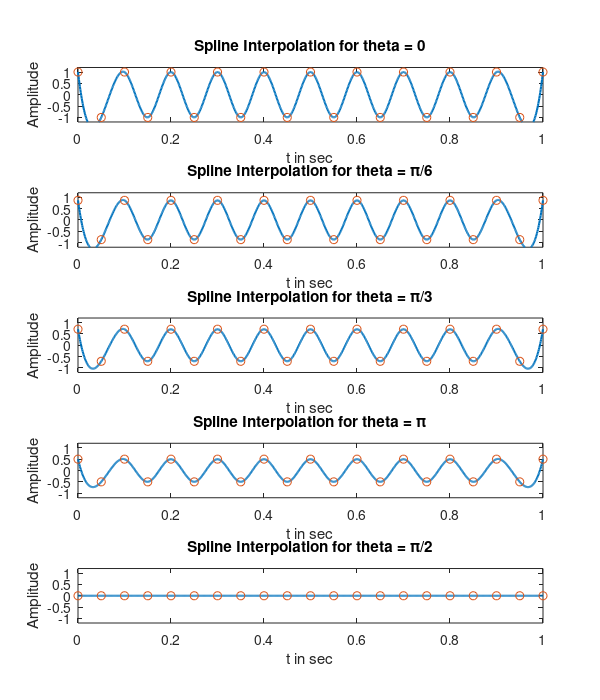

Write MATLAB code to recreate this figure.
%(c) Reconstruction of the analog signal ya(t) from the samples x(n) using the spline interpolation (for θ = 0, π/6, π/4, π/3, π/2. Matlab script:
clc; close all; set(0,'defaultfigurepaperposition',[0,0,6,7]);
Hf_1 = figure; set(Hf_1,'NumberTitle','off','Name','P18-3');
Ts = 0.05; Fs = 1/Ts; Dt = 0.001; t = 0:Dt:1; n = [0:20]; nTs = n*Ts;
theta1 = 0; x1 = cos(20*pi*nTs+theta1); y_a1 = spline(nTs,x1,t);
subplot(5,1,1); plot(t,y_a1,'LineWidth',1.5); axis([0 1 -1.2 1.2]); hold on;
plot(nTs,x1,'o'); xlabel('t in sec');
title('Spline Interpolation for theta = 0');
ylabel('Amplitude');
theta2 = pi/6; x2 = cos(20*pi*nTs+theta2); y_a2 = spline(nTs,x2,t);
subplot(5,1,2); plot(t,y_a2,'LineWidth',1.5); hold on; axis([0 1 -1.2 1.2]);
plot(nTs,x2,'o'); xlabel('t in sec');
title('Spline Interpolation for theta = \pi/6');
ylabel('Amplitude');
theta3 = pi/4; x3 = cos(20*pi*nTs+theta3); y_a3 = spline(nTs,x3,t);
subplot(5,1,3); plot(t,y_a3,'LineWidth',1.5); hold on; axis([0 1 -1.2 1.2]);
plot(nTs,x3,'o'); xlabel('t in sec');
title('Spline Interpolation for theta = \pi/3');
ylabel('Amplitude');
theta4 = pi/3; x4 = cos(20*pi*nTs+theta4); y_a4 = spline(nTs,x4,t);
subplot(5,1,4); plot(t,y_a4,'LineWidth',1.5); axis([0 1 -1.2 1.2]); hold on;
plot(nTs,x4,'o'); ylabel('Amplitude');
title('Spline Interpolation for theta = \pi');
xlabel('t in sec');
theta5 = pi/2; x5 = cos(20*pi*nTs+theta5); y_a5 = spline(nTs,x5,t);
subplot(5,1,5); plot(t,y_a5,'LineWidth',1.5); axis([0 1 -1.2 1.2]); hold on;
plot(nTs,x5,'o'); ylabel('Amplitude');
title('Spline Interpolation for theta = \pi/2');
xlabel('t in sec');


% (d) When a sinusoidal signal is sampled at f = 2 samples per cycle as is the case in this problem, then the resulting samples x(n) has the amplitude that depends on the phase of the signal. In particular note that this amplitude is given by cos(θ ). Thus the amplitude of the reconstructed signal y(t) is also equal to cos(θ ).
